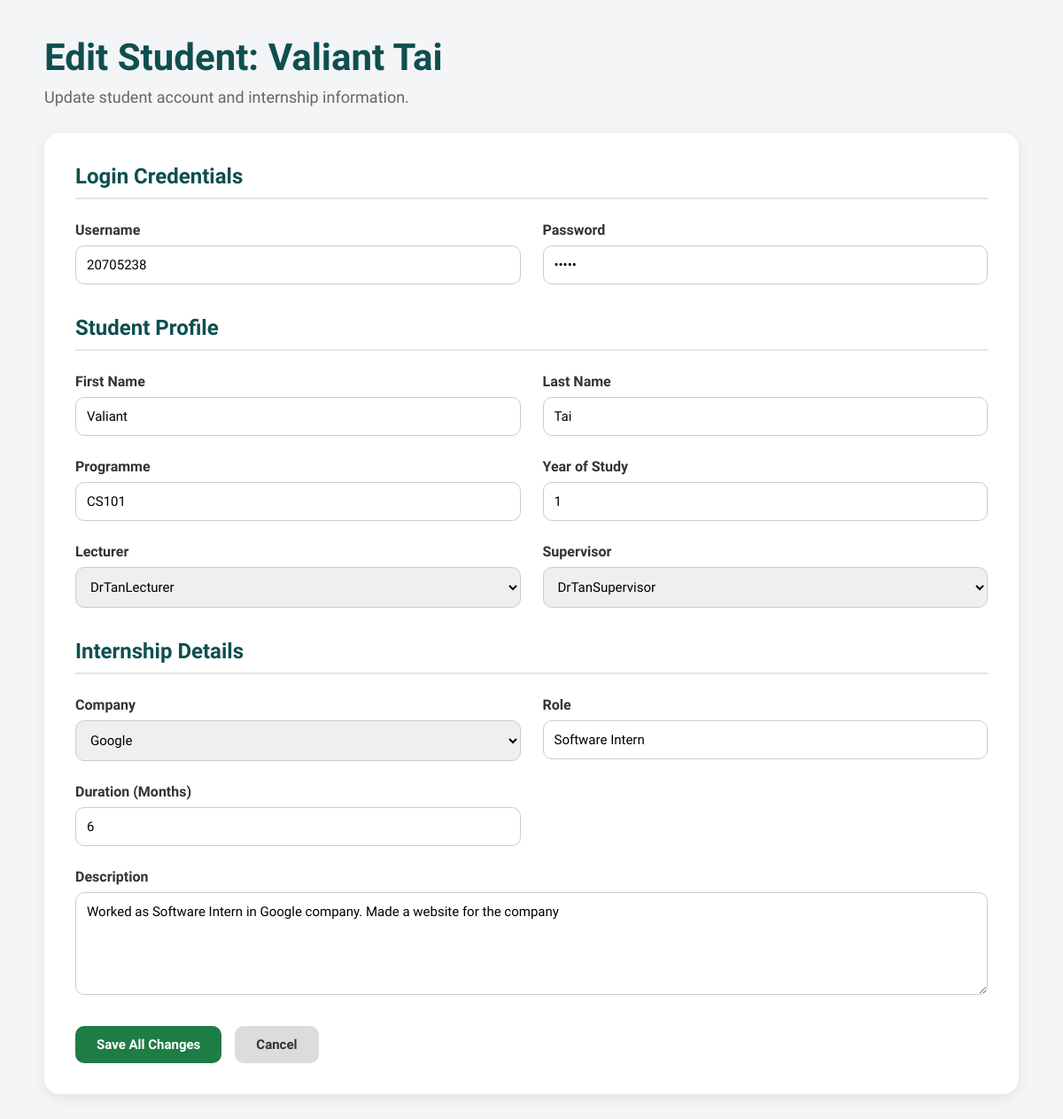
Screenshot of /AdminDashboard/StudentFunctions/EditStudent.php?id=24 (signed in) with the database file from the repository.
### tables this page shows
CREATE TABLE `studentaccountlist` (
  `StudentAccountID` int(11) NOT NULL,
  `Password` varchar(100) NOT NULL,
  `Username` varchar(100) NOT NULL,
  `AdminAccountID` int(11) NOT NULL
);

CREATE TABLE `studentprofile` (
  `StudentProfileID` int(11) NOT NULL,
  `StudentAccountID` int(11) NOT NULL,
  `FirstName` varchar(100) NOT NULL,
  `LastName` varchar(100) NOT NULL,
  `ProgrammeCode` varchar(100) NOT NULL,
  `YearOfStudy` int(11) NOT NULL,
  `AssesorAccountIDLect` int(11) DEFAULT NULL,
  `AssesorAccountIDSuper` int(11) DEFAULT NULL
);

CREATE TABLE `assesoraccountlist` (
  `AssessorAccountID` int(11) NOT NULL,
  `Password` varchar(100) NOT NULL,
  `Username` varchar(100) NOT NULL,
  `AdminAccountID` int(11) NOT NULL,
  `AssesorType` enum('Lecturer','Supervisor') NOT NULL
);

CREATE TABLE `internship` (
  `InternshipID` int(11) NOT NULL,
  `StudentAccountID` int(11) NOT NULL,
  `CompanyINT` int(11) DEFAULT NULL,
  `Role` varchar(100) NOT NULL,
  `Months_duration` int(11) NOT NULL,
  `Description` varchar(200) DEFAULT NULL
);

CREATE TABLE `companynamelist` (
  `CompanyInt` int(11) NOT NULL,
  `CompanyName` varchar(100) NOT NULL,
  `CompanyAddress` varchar(100) DEFAULT NULL,
  `CompanyType` enum('Technology','Finance','Healthcare','Engineering','Media','Other') DEFAULT NULL,
  `ContactNumber` varchar(100) DEFAULT NULL,
  `EmailContact` varchar(100) DEFAULT NULL,
  `PicturePath` varchar(255) DEFAULT NULL
);

### ExecutePStatement.php (called while the page is built, shortened)
<?php
function executePreparedStatement($sql, $params) {
    global $conn;
    $stmt = $conn->prepare($sql);
    if (!empty($params)) {
        $stmt->bind_param(str_repeat('s', count($params)), ...$params);
    }
    if (stripos($sql, "SELECT") === 0) {
        $stmt->execute();
        $result = $stmt->get_result();
    } else {
        $result = $stmt->execute();
    }
    return $result;
}
?>

### AdminDashboard/StudentFunctions/EditStudent.php (the view, shortened to what this page needs)
<?php
include '../../Connection.php';
include '../../ExecutePStatement.php';
$studentID = $_GET['id'] ?? $_POST['id'] ?? null;
$fetchSql = "SELECT acc.Username, acc.Password, prof.*,
                    intern.CompanyINT, intern.Role, intern.Months_duration, intern.Description
             FROM studentaccountlist acc
             JOIN studentprofile prof ON acc.StudentAccountID = prof.StudentAccountID
             LEFT JOIN internship intern ON acc.StudentAccountID = intern.StudentAccountID
             WHERE acc.StudentAccountID = ?";
$fetchResult = executePreparedStatement($fetchSql, [$studentID]);
$studentData = $fetchResult->fetch_assoc();
$lecturers = executePreparedStatement("SELECT AssessorAccountID, Username FROM assesoraccountlist WHERE AssesorType = ?", ['Lecturer']);
$supervisors = executePreparedStatement("SELECT AssessorAccountID, Username FROM assesoraccountlist WHERE AssesorType = ?", ['Supervisor']);
$companies = $conn->query("SELECT * FROM companynamelist");
?>
<!DOCTYPE html>
<html lang="en">
<head>
    <link rel="stylesheet" href="../../CssFiles/Add_Edit.css">
</head>
<body>
<div class="container">
    <h1 class="page-title">
        Edit Student:
        <?php echo $studentData['FirstName'] . " " . $studentData['LastName']; ?>
    </h1>
    <p class="subtitle">
        Update student account and internship information.
    </p>
    <div class="form-card">
        <form action="" method="post">
            <h2 class="section-title">Login Credentials</h2>
            <div class="form-grid">
                <div class="form-group">
                    <label>Username</label>
                    <input type="text" name="username" value="<?php echo $studentData['Username']; ?>"  required>
                </div>
                <div class="form-group">
                    <label>Password</label>
                    <input type="password" name="password" value="<?php echo $studentData['Password']; ?>" required>
                </div>
            </div>
            <h2 class="section-title">Student Profile</h2>
            <div class="form-grid">
                <div class="form-group">
                    <label>First Name</label>
                    <input type="text" name="firstname" value="<?php echo $studentData['FirstName']; ?>" required>
                </div>
                <div class="form-group">
                    <label>Last Name</label>
                    <input type="text" name="lastname" value="<?php echo $studentData['LastName']; ?>"required>
                </div>
                <div class="form-group">
                    <label>Programme</label>
                    <input type="text" name="programme" value="<?php echo $studentData['ProgrammeCode']; ?>" required>
                </div>
                <div class="form-group">
                    <label>Year of Study</label>
                    <input type="number" name="year" value="<?php echo $studentData['YearOfStudy']; ?>" min="1" max="4" required>
                </div>
                <div class="form-group">
                    <label>Lecturer</label>
                    <select name="lecturer">
                        <?php while($l = $lecturers->fetch_assoc()): ?>
                            <option
                                value="<?php echo $l['AssessorAccountID']; ?>"
                                <?php if($studentData['AssesorAccountIDLect'] == $l['AssessorAccountID']) echo 'selected'; ?>
                            >
                                <?php echo $l['Username']; ?>
                            </option>
                        <?php endwhile; ?>
                    </select>
                </div>
                <div class="form-group">
                    <label>Supervisor</label>
                    <select name="supervisor">
                        <?php while($s = $supervisors->fetch_assoc()): ?>
                            <option
                                value="<?php echo $s['AssessorAccountID']; ?>"
                                <?php if($studentData['AssesorAccountIDSuper'] == $s['AssessorAccountID']) echo 'selected'; ?>
                            >
                                <?php echo $s['Username']; ?>
                            </option>
                        <?php endwhile; ?>
                    </select>
                </div>
            </div>
            <h2 class="section-title">Internship Details</h2>
            <div class="form-grid">
                <div class="form-group">
                    <label>Company</label>
                    <select name="company_id" required>
                        <?php while($c = $companies->fetch_assoc()): ?>
                            <option
                                value="<?php echo $c['CompanyInt']; ?>"
                                <?php if($studentData['CompanyINT'] == $c['CompanyInt']) echo 'selected'; ?>
                            >
                                <?php echo $c['CompanyName']; ?>
                            </option>
                        <?php endwhile; ?>
                    </select>
                </div>
                <div class="form-group">
                    <label>Role</label>
                    <input type="text" name="role" value="<?php echo $studentData['Role'] ?? ''; ?>" required>
                </div>
                <div class="form-group">
                    <label>Duration (Months)</label>
                    <input type="number" name="duration"  value="<?php echo $studentData['Months_duration'] ?? ''; ?>" required>
                </div>
                <div class="form-group full-width">
                    <label>Description</label>
                    <textarea name="description" rows="5" ><?php echo $studentData['Description'] ?? ''; ?></textarea>
                </div>
            </div>
            <div class="button-group">
                <button type="submit" class="btn btn-primary"> Save All Changes </button>
                <a href="../Databases/StudentDatabase.php" class="btn btn-secondary"> Cancel</a>
            </div>
        </form>
    </div>
</div>
</body>
</html>

### CssFiles/Add_Edit.css (style rules this page uses)
* { margin: 0; padding: 0; box-sizing: border-box; font-family: "Bricolage Grotesque", sans-serif; }
body { background-color: #f4f5f7; color: #333; padding: 40px; font-family: "Bricolage Grotesque", sans-serif; }
.container { max-width: 1100px; margin: auto; }
.page-title { font-size: 42px; color: #0f4f4f; margin-bottom: 10px; }
.subtitle { color: #666; margin-bottom: 30px; font-size: 18px; text-decoration: none; }
.form-card { background: white; padding: 35px; border-radius: 18px; box-shadow: 0 4px 15px rgba(0,0,0,0.08); }
.section-title { font-size: 24px; color: #0f4f4f; margin-bottom: 25px; border-bottom: 2px solid #e5e5e5; padding-bottom: 10px; }
.form-grid { display: grid; grid-template-columns: 1fr 1fr; gap: 25px; margin-bottom: 35px; }
.form-group { display: flex; flex-direction: column; }
.form-group.full-width { grid-column: span 2; }
label { margin-bottom: 8px; font-weight: 600; color: #333; }
input, select, textarea { padding: 12px; border: 1px solid #ccc; border-radius: 10px; font-size: 15px; transition: 0.2s ease; }
textarea { resize: vertical; }
.button-group { display: flex; gap: 15px; margin-top: 20px; }
.btn { padding: 12px 24px; border: none; border-radius: 10px; cursor: pointer; font-size: 15px; font-weight: bold; text-decoration: none; transition: 0.2s ease; }
.btn-primary { background-color: #1e7c45; color: white; }
.btn-secondary { background-color: #dcdcdc; color: #333; }

### rows the page displays
studentaccountlist: studentprofile.FirstName "Valiant", studentprofile.LastName "Tai", username "20705238", firstname "Valiant", lastname "Tai", programme "CS101", year "1", role "Software Intern", duration "6", description "Worked as Software Intern in Google company. Made a website for the company"
studentprofile: lecturer "DrTanLecturer", supervisor "DrTanSupervisor"
internship: company_id "Google"
